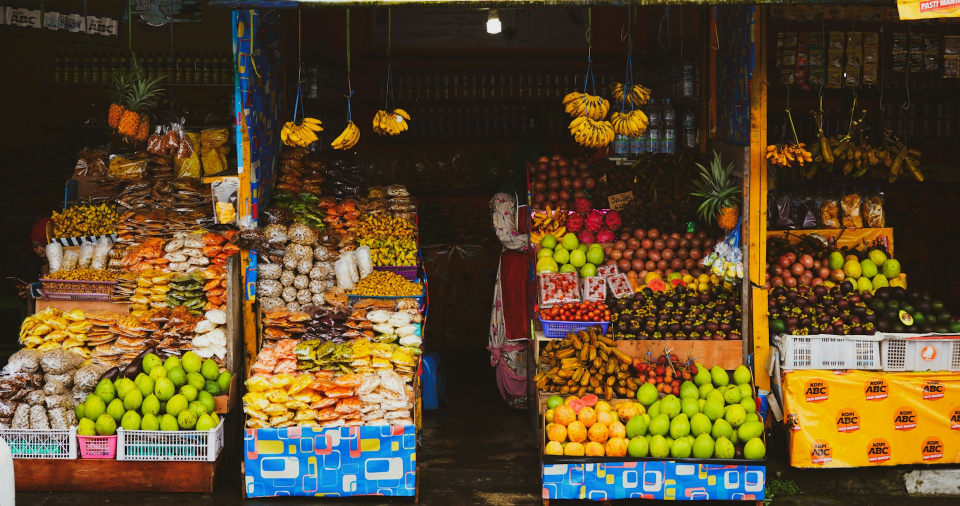
%> input picture Lab2/images/test_images/colorful.jpg, 1920 x 1012 px (shown at 1/2 size)
$ octave --eval "Q13_colorspace_processing;"   (GNU Octave 9; MATLAB toolbox functions it lacks are replaced by stand-ins)
%> lines starting %> are read from the running program, lines starting %| are printed output that depends on the picture
% Q13: Color Space Conversion for Image Processing Tasks
% This function demonstrates how color representation affects edge detection and segmentation

function Q13_colorspace_processing(image_path)
    if nargin < 1
        image_path = 'images/test_images/colorful.jpg';
    end

    fprintf('=== Q13: Color Space Conversion for Image Processing ===\n\n');

    try
        % Load original RGB image
        rgb_img = imread(image_path);
%> rgb_img is the input picture: size 1012x1920x3 uint8; mean R, G, B 92.8, 73.8, 42.2

        if size(rgb_img, 3) ~= 3
            error('Input image must be a color (RGB) image');
        end

        fprintf('Processing image: %s\n', image_path);
        fprintf('Original dimensions: %dx%dx%d\n', size(rgb_img));
%| Original dimensions: 1012x1920x3

        % Convert to different color spaces
        fprintf('\n=== Converting to Different Color Spaces ===\n');

        % 1. HSV Color Space
        hsv_img = rgb2hsv(rgb_img);
%> hsv_img: size 1012x1920x3 double; mean H, S, V 0.147, 0.575, 0.394
        fprintf('✓ HSV conversion completed\n');

        % 2. YCbCr Color Space
        try
            ycbcr_img = rgb2ycbcr(rgb_img);
%> ycbcr_img: size 1012x1920x3 uint8; mean of channels 1, 2, 3 81.2, 111.3, 138.6
            has_ycbcr = true;
        catch
            ycbcr_img = rgb_to_ycbcr_manual(rgb_img);
            has_ycbcr = false;
        end
        fprintf('✓ YCbCr conversion completed\n');

        % 3. LAB Color Space
        try
            lab_img = rgb2lab(rgb_img);
%> lab_img: size 1012x1920x3 double; mean of channels 1, 2, 3 31.8, 6.2, 18.9
            has_lab = true;
        catch
            lab_img = rgb_to_lab_manual(rgb_img);
            has_lab = false;
        end
        fprintf('✓ LAB conversion completed\n');

        % 4. Grayscale
        gray_img = rgb2gray(rgb_img);
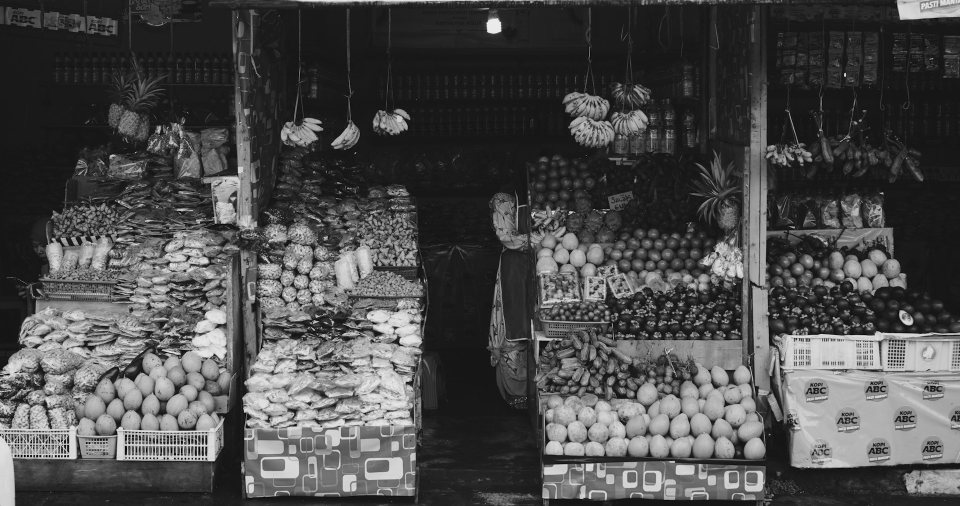
%> gray_img: size 1012x1920 uint8 (shown at 1/2 size); min 0, max 246, mean 75.8
        fprintf('✓ Grayscale conversion completed\n');

        % Test edge detection in different color spaces
        fprintf('\n=== EDGE DETECTION IN DIFFERENT COLOR SPACES ===\n');
        edge_results = test_edge_detection(rgb_img, hsv_img, ycbcr_img, lab_img, gray_img);

        % Test segmentation in different color spaces
        fprintf('\n=== SEGMENTATION IN DIFFERENT COLOR SPACES ===\n');
        segmentation_results = test_segmentation(rgb_img, hsv_img, ycbcr_img, lab_img, gray_img);

        % Test color-based operations
        fprintf('\n=== COLOR-BASED OPERATIONS ===\n');
        color_ops_results = test_color_operations(rgb_img, hsv_img, ycbcr_img, lab_img);

        % Display comprehensive comparison
        display_colorspace_comparison(rgb_img, hsv_img, ycbcr_img, lab_img, gray_img);
        display_processing_results(edge_results, segmentation_results);

        % Analyze performance and quality
        analyze_colorspace_performance(edge_results, segmentation_results);

        % Provide recommendations
        provide_colorspace_recommendations();

        % Save processed results
        save_colorspace_results(image_path, edge_results, segmentation_results, color_ops_results);

    catch ME
        fprintf('ERROR: %s\n', ME.message);
    end
end

% Test edge detection in different color spaces
function edge_results = test_edge_detection(rgb_img, hsv_img, ycbcr_img, lab_img, gray_img)
    fprintf('Testing edge detection algorithms...\n');

    edge_results = struct();

    % Edge detection methods to test
    methods = {'canny', 'sobel', 'prewitt', 'roberts'};

    for method_idx = 1:length(methods)
        method = methods{method_idx};
        fprintf('  Testing %s edge detection...\n', method);

        % RGB - process each channel separately then combine
        tic;
        rgb_edges = zeros(size(rgb_img, 1), size(rgb_img, 2));
        for c = 1:3
            edges_c = edge(rgb_img(:, :, c), method);
            rgb_edges = rgb_edges | edges_c;
        end
        time_rgb = toc;

        % HSV - use Value channel for edge detection
        tic;
        hsv_v = hsv_img(:, :, 3);
        hsv_edges = edge(uint8(hsv_v * 255), method);
        time_hsv = toc;

        % YCbCr - use luminance (Y) channel
        tic;
        y_channel = ycbcr_img(:, :, 1);
        ycbcr_edges = edge(y_channel, method);
        time_ycbcr = toc;

        % LAB - use lightness (L) channel
        tic;
        if size(lab_img, 3) == 3
            l_channel = lab_img(:, :, 1);
            if max(l_channel(:)) > 1  % LAB range might be 0-100
                l_channel = uint8(l_channel * 255 / 100);
            else
                l_channel = uint8(l_channel * 255);
            end
        else
            l_channel = uint8(lab_img * 255);
        end
        lab_edges = edge(l_channel, method);
        time_lab = toc;

        % Grayscale
        tic;
        gray_edges = edge(gray_img, method);
        time_gray = toc;

        % Store results
        edge_results.(method).rgb = rgb_edges;
        edge_results.(method).hsv = hsv_edges;
        edge_results.(method).ycbcr = ycbcr_edges;
        edge_results.(method).lab = lab_edges;
        edge_results.(method).gray = gray_edges;

        edge_results.(method).times = [time_rgb, time_hsv, time_ycbcr, time_lab, time_gray];

        % Calculate edge statistics
        edge_results.(method).stats.rgb = calculate_edge_stats(rgb_edges);
        edge_results.(method).stats.hsv = calculate_edge_stats(hsv_edges);
        edge_results.(method).stats.ycbcr = calculate_edge_stats(ycbcr_edges);
        edge_results.(method).stats.lab = calculate_edge_stats(lab_edges);
        edge_results.(method).stats.gray = calculate_edge_stats(gray_edges);

        fprintf('    Processing times: RGB=%.3fs, HSV=%.3fs, YCbCr=%.3fs, LAB=%.3fs, Gray=%.3fs\n', ...
                time_rgb, time_hsv, time_ycbcr, time_lab, time_gray);
    end
end

% Test segmentation in different color spaces
% [74 lines left out: function test_segmentation, not called in this run]

% Test color-specific operations
% [64 lines left out: function test_color_operations, not called in this run]

% Calculate edge statistics
function stats = calculate_edge_stats(edge_img)
    stats.total_edges = sum(edge_img(:));
    stats.edge_density = stats.total_edges / numel(edge_img);
    stats.edge_percentage = stats.edge_density * 100;

    % Connected components analysis
    cc = bwconncomp(edge_img);
    stats.num_components = cc.NumObjects;

    if stats.num_components > 0
        component_sizes = cellfun(@length, cc.PixelIdxList);
        stats.avg_component_size = mean(component_sizes);
        stats.max_component_size = max(component_sizes);
    else
        stats.avg_component_size = 0;
        stats.max_component_size = 0;
    end
end

% Display color space comparison
% [73 lines left out: function display_colorspace_comparison, not called in this run]

% Display processing results
% [83 lines left out: function display_processing_results, not called in this run]

% Analyze color space performance
% [62 lines left out: function analyze_colorspace_performance, not called in this run]

% Provide color space recommendations
% [40 lines left out: function provide_colorspace_recommendations, not called in this run]

% Save color space processing results
% [56 lines left out: function save_colorspace_results, not called in this run]

% Manual RGB to YCbCr conversion
% [26 lines left out: function rgb_to_ycbcr_manual, not called in this run]

% Manual RGB to LAB conversion (simplified)
% [22 lines left out: function rgb_to_lab_manual, not called in this run]

% Manual LAB to RGB conversion
% [30 lines left out: function lab_to_rgb_manual, not called in this run]
%> (the run ends here)
